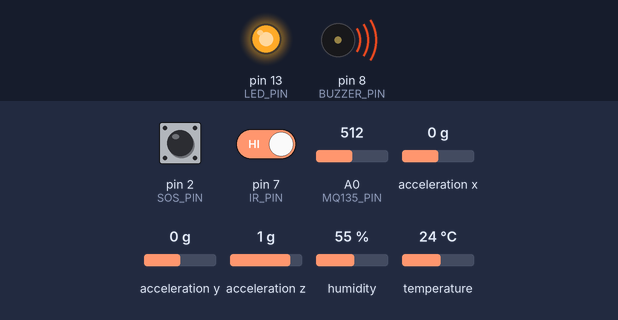
Recording of a sketch running on a simulated Arduino Uno, built with avr-gcc and run on an emulated ATmega328P. Shown: output pins drawn as LEDs (lit = HIGH), buzzer (waves = sounding, pin HIGH). The test bench sets the inputs (shaded band); at power-on: A0 (MQ135_PIN) = 512, pin 2 (SOS_PIN) HIGH, temperature 24 °C, pin 7 (IR_PIN) HIGH, acceleration x 0 g, acceleration y 0 g, acceleration z 1 g, humidity 55 %. What the sketch prints to the serial monitor is not drawn.

Above: at 1.8 s.
1.9 s: A0 (MQ135_PIN) set to 412
3.4 s: A0 (MQ135_PIN) set to 384
At 5.3 s:
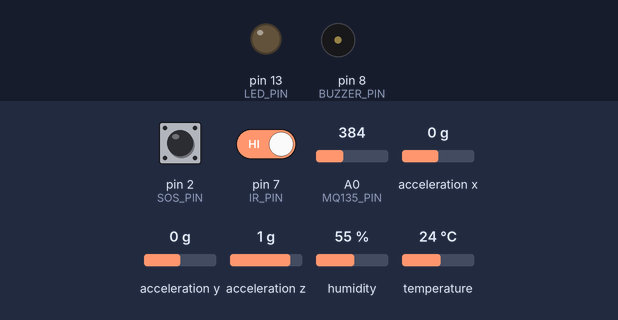
5.6 s: pin 2 (SOS_PIN) pulled LOW for 1.25 s
At 6.8 s:
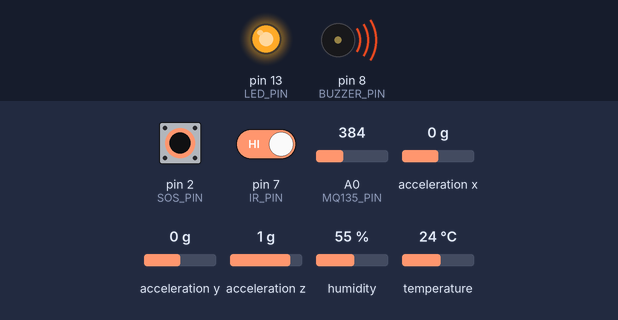
11.8 s: temperature set to 39 °C
13.5 s: temperature set to 42 °C
At 15.4 s:
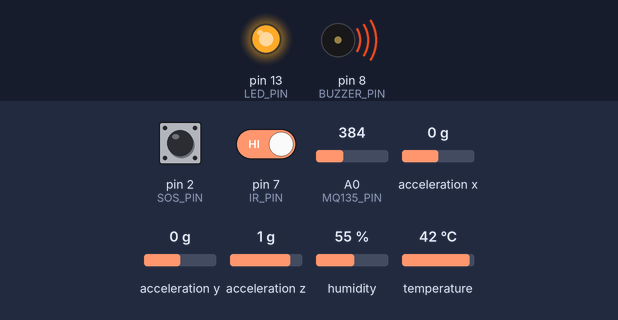
Timing chart, 0 to 16.9 s (numbered marks = the images above; inputs shaded):
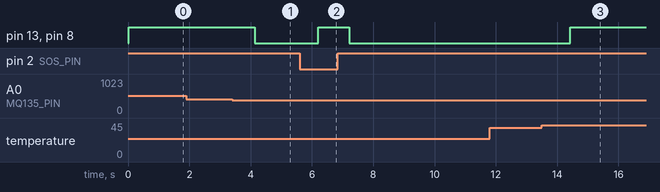

Measured:
- the behaviour switches between 401 and 400 on A0 (MQ135_PIN) (found by bisection; images 0 and 1)
- after the input at 1.9 s, every drawn part: stays the same
- after the input at 3.4 s, pin 13 (LED_PIN), pin 8 (BUZZER_PIN): HIGH → LOW after 0.74 s
- after the input at 5.6 s, pin 13 (LED_PIN), pin 8 (BUZZER_PIN): LOW → HIGH after 0.60 s, → LOW 1.0 s later
- after the input at 11.8 s, every drawn part: stays the same
- after the input at 13.5 s, pin 13 (LED_PIN), pin 8 (BUZZER_PIN): LOW → HIGH after 0.93 s

The sketch:

uno_helmet.ino
```cpp
#include <Wire.h>
#include <DHT.h>
#include <Adafruit_Sensor.h>
#include <Adafruit_ADXL345_U.h>
#include <ArduinoJson.h>

/* ========== PIN DEFINITIONS (Arduino Uno) ========== */
#define DHTPIN 4
#define DHTTYPE DHT11
#define IR_PIN 7          // Helmet wearing detection (Digital)
#define MQ135_PIN A0      // Gas Sensor (Analog)
#define LED_PIN 13        // Alert LED
#define BUZZER_PIN 8      // Alert Buzzer
#define SOS_PIN 2         // SOS Button

/* ========== SENSOR OBJECTS ========== */
DHT dht(DHTPIN, DHTTYPE);
Adafruit_ADXL345_Unified accel = Adafruit_ADXL345_Unified(12345);

/* ========== THRESHOLDS ========== */
#define ACCIDENT_THRESHOLD 28.0
#define GAS_THRESHOLD 400
#define TEMP_THRESHOLD 40

const char* deviceId = "UNO_001";

void setup() {
  Serial.begin(115200); // Higher baud rate for JSON

  pinMode(IR_PIN, INPUT);
  pinMode(SOS_PIN, INPUT_PULLUP);
  pinMode(LED_PIN, OUTPUT);
  pinMode(BUZZER_PIN, OUTPUT);
  pinMode(MQ135_PIN, INPUT);

  dht.begin();

  if (!accel.begin()) {
    Serial.println("Warning: ADXL345 not detected");
  } else {
    accel.setRange(ADXL345_RANGE_16_G);
  }
}

void loop() {
  /* ===== SENSORS ===== */
  float ax = 0, ay = 0, az = 0, totalAcc = 0;
  bool accident = false;

  sensors_event_t event;
  if (accel.getEvent(&event)) {
    ax = event.acceleration.x;
    ay = event.acceleration.y;
    az = event.acceleration.z;
    totalAcc = sqrt(ax*ax + ay*ay + az*az);
    accident = totalAcc > ACCIDENT_THRESHOLD;
  }

  int helmetRaw = digitalRead(IR_PIN);
  bool helmetOn = (helmetRaw == LOW);

  int gas = analogRead(MQ135_PIN);
  float temp = dht.readTemperature();
  float hum = dht.readHumidity();
  bool sos = (digitalRead(SOS_PIN) == LOW);

  bool alert = accident || (gas > GAS_THRESHOLD) || (!isnan(temp) && temp > TEMP_THRESHOLD) || sos;
  digitalWrite(LED_PIN, alert);
  digitalWrite(BUZZER_PIN, alert);

  /* ===== JSON PAYLOAD ===== */
  StaticJsonDocument<256> doc;
  doc["deviceId"] = deviceId;
  doc["heartRate"] = 0; // No sensor
  doc["temperature"] = isnan(temp) ? 0.0 : temp;
  doc["gasLevel"] = gas;
  doc["helmetOn"] = helmetOn;
  doc["battery"] = 0; // No sensor
  doc["sos"] = sos;
  doc["fall"] = accident;
  doc["alert"] = alert;

  // No GPS on standard Uno usually
  doc["lat"] = 0.0;
  doc["lng"] = 0.0;

  serializeJson(doc, Serial);
  Serial.println();

  delay(1000);
}
```
